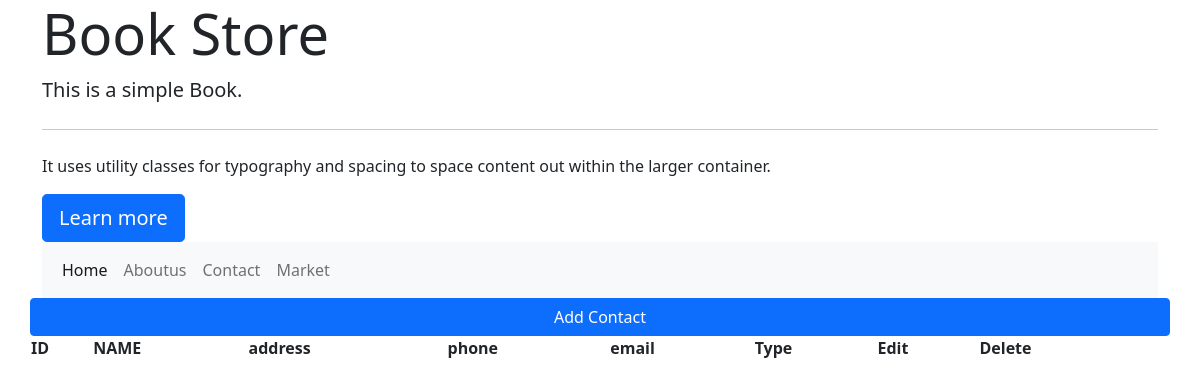
Before: /contactus with the older database file.
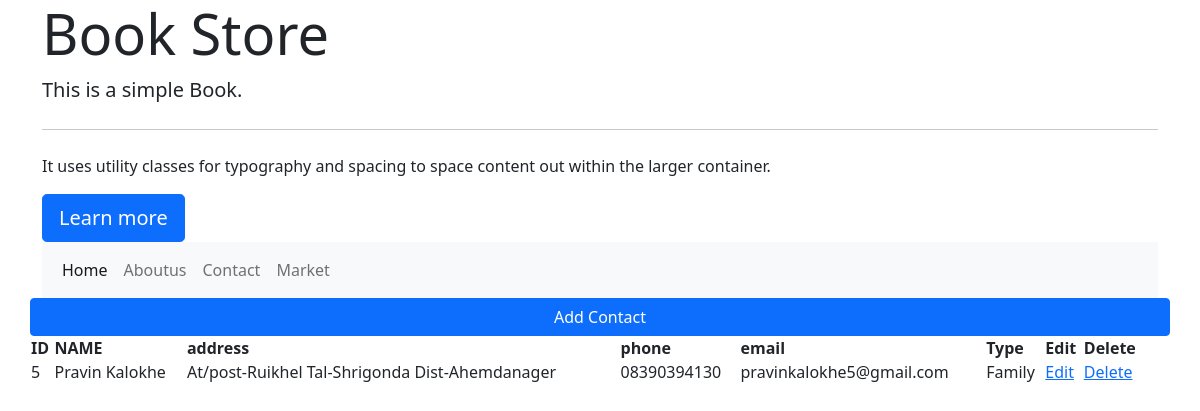
After: the same page with the newer database file.
### books/models.py (models this page shows, shortened)
class Contact(models.Model):
    name=models.CharField(max_length=40)
    address=models.CharField(max_length=100)
    phone=models.CharField(max_length=50)
    email=models.EmailField()
    contact_type=models.CharField(max_length=20)

### books/views.py (the view)
# urls.py: path('contactus', views.contactus,name="contactus"),
def contactus(request):
    contacts=Contact.objects
    if request.method=='POST':
        form=SaveConatct(request.POST or None)
        if form.is_valid():
            form.save
    return render(request,"contact.html",{'contacts':contacts})

### books/templates/contact.html (shortened to what this page needs)
{% extends 'header.html' %}
{% block content %}
<button type="button" class="btn btn-primary" data-bs-toggle="modal" data-bs-target="#exampleModal">
    Add Contact
  </button>
  <div class="row">
    <link rel="stylesheet" href="https://cdn.datatables.net/1.13.6/css/jquery.dataTables.css" />
    <table id="myTable" class="display">
        <thead>
            <tr>
                <th>ID</th>
                <th>NAME</th>
                <th>address</th>
                <th>phone</th>
                <th>email</th>
                <th>Type</th>
                <th>Edit</th>
                <th>Delete</th>
            </tr>
        </thead>
        <tbody>
        {% for contact in contacts.all %}
            <tr>
                <td>{{contact.id}}</td>
                <td>{{contact.name}}</td>
                <td>{{contact.address}}</td>
                <td>{{contact.phone}}</td>
                <td>{{contact.email}}</td>
                <td>{{contact.contact_type}}</td>
                <td><a href="{% url 'edit' contact.id %}" >Edit</a></td>
                <td><a href="{% url 'delete' contact.id %}" >Delete</a></td>
            </tr>
        {% endfor %}
        </tbody>
    </table>
</div>
{% endblock content %}

### books/templates/header.html (shortened to what this page needs)
<link href="https://cdn.jsdelivr.net/npm/bootstrap@5.0.2/dist/css/bootstrap.min.css" rel="stylesheet">
<div class="container">
    <div class="row">
        <div class="jumbotron" style="width: 100%;">
            <h1 class="display-4">Book Store</h1>
            <p class="lead">This is a simple Book.</p>
            <hr class="my-4">
            <p>It uses utility classes for typography and spacing to space content out within the larger container.</p>
            <a class="btn btn-primary btn-lg" href="#" role="button">Learn more</a>
          </div>
    </div>
    <nav class="navbar navbar-expand-lg navbar-light bg-light">
        <div class="container-fluid">
          <div class="collapse navbar-collapse" id="navbarNav">
            <ul class="navbar-nav">
              <li class="nav-item">
                <a class="nav-link active" aria-current="page" href="/">Home</a>
              </li>
              <li class="nav-item">
                <a class="nav-link" href="aboutus">Aboutus</a>
              </li>
              <li class="nav-item">
                <a class="nav-link" href="contactus">Contact</a>
              </li>
              <li class="nav-item">
                <a class="nav-link" href="market">Market</a>
              </li>
            </ul>
          </div>
        </div>
      </nav>
    <div class="row">
        {% block content %}
        {% endblock content %}
    </div>
</div>

Changed rows visible on the page:
added Contact: id "5", name "Pravin Kalokhe", address "At/post-Ruikhel Tal-Shrigonda Dist-Ahemdanager", phone "08390394130", email "pravinkalokhe5@gmail.com", contact_type "Family"
